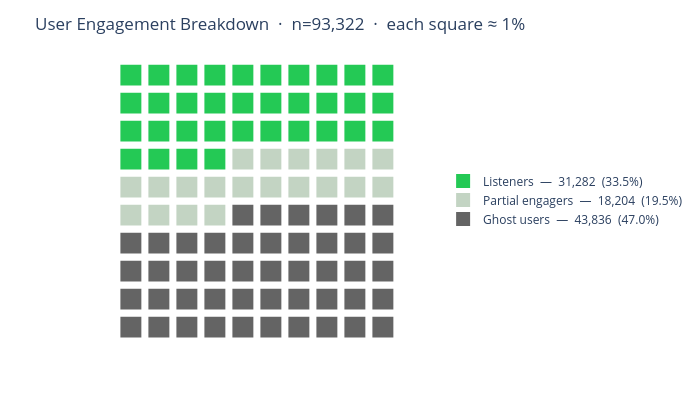

Notebook cell for this chart:
### Markdown cell above
## 5.1 Population Overview

### Code cell
# Create the grid
n_list=len(listeners_response); n_some=len(non_listeners_some)
n_ghost=len(non_listeners_empty); total_w=n_list+n_some+n_ghost
pct_l=round(n_list/total_w*100); pct_s=round(n_some/total_w*100)
pct_e=100-pct_l-pct_s
cells_grid=([0]*pct_l+[1]*pct_s+[2]*pct_e)[:100]+[2]*(100-min(100,pct_l+pct_s+pct_e))
grid=np.array(cells_grid[:100]).reshape(10,10)

# set colours
GROUPS=[('Listeners',n_list,'#24C955'),('Partial engagers',n_some,'#C3D4C3'),('Ghost users',n_ghost,'#646464')]
fig=go.Figure()

# Add the squares to the grid
for row in range(10):
    for col in range(10):
        v=grid[row,col]
        fig.add_shape(type='rect',x0=col+0.05,x1=col+0.87,y0=9-row+0.05,y1=9-row+0.87,
            fillcolor=colour_users[v],line_color='white',line_width=2)

# Add the legend
for lbl,n,col in GROUPS:
    fig.add_trace(go.Scatter(x=[None],y=[None],mode='markers',
        marker=dict(size=14,color=col,symbol='square'),
        name=f'{lbl}  —  {n:,}  ({n/total_w*100:.1f}%)'))

# Update the layout
fig.update_layout(title=f'User Engagement Breakdown  ·  n={total_w:,}  ·  each square ≈ 1%',
    xaxis=dict(range=[0,10],showticklabels=False,showgrid=False,zeroline=False),
    yaxis=dict(range=[0,10],showticklabels=False,showgrid=False,zeroline=False),
    height=420,
    width=700,
    legend=dict(orientation='v',x=1.02,y=0.5),
    margin=dict(t=60,r=220),plot_bgcolor='white')
fig.update_yaxes(scaleanchor="x", scaleratio=1)

fig.show()

### Figure 1 — Plotly figure (JSON) as saved in the notebook; plotly's stock layout.template omitted (floating-point values rounded to 4 significant figures)
{"data": [{"marker": {"color": "#24C955", "size": 14, "symbol": "square"}, "mode": "markers", "name": "Listeners  —  31,282  (33.5%)", "type": "scatter", "x": [null], "y": [null]}, {"marker": {"color": "#C3D4C3", "size": 14, "symbol": "square"}, "mode": "markers", "name": "Partial engagers  —  18,204  (19.5%)", "type": "scatter", "x": [null], "y": [null]}, {"marker": {"color": "#646464", "size": 14, "symbol": "square"}, "mode": "markers", "name": "Ghost users  —  43,836  (47.0%)", "type": "scatter", "x": [null], "y": [null]}], "layout": {"height": 420, "legend": {"orientation": "v", "x": 1.02, "y": 0.5}, "margin": {"r": 220, "t": 60}, "plot_bgcolor": "white", "shapes": [{"fillcolor": "#24C955", "line": {"color": "white", "width": 2}, "type": "rect", "x0": 0.05, "x1": 0.87, "y0": 9.05, "y1": 9.87}, {"fillcolor": "#24C955", "line": {"color": "white", "width": 2}, "type": "rect", "x0": 1.05, "x1": 1.87, "y0": 9.05, "y1": 9.87}, {"fillcolor": "#24C955", "line": {"color": "white", "width": 2}, "type": "rect", "x0": 2.05, "x1": 2.87, "y0": 9.05, "y1": 9.87}, {"fillcolor": "#24C955", "line": {"color": "white", "width": 2}, "type": "rect", "x0": 3.05, "x1": 3.87, "y0": 9.05, "y1": 9.87}, {"fillcolor": "#24C955", "line": {"color": "white", "width": 2}, "type": "rect", "x0": 4.05, "x1": 4.87, "y0": 9.05, "y1": 9.87}, {"fillcolor": "#24C955", "line": {"color": "white", "width": 2}, "type": "rect", "x0": 5.05, "x1": 5.87, "y0": 9.05, "y1": 9.87}, {"fillcolor": "#24C955", "line": {"color": "white", "width": 2}, "type": "rect", "x0": 6.05, "x1": 6.87, "y0": 9.05, "y1": 9.87}, {"fillcolor": "#24C955", "line": {"color": "white", "width": 2}, "type": "rect", "x0": 7.05, "x1": 7.87, "y0": 9.05, "y1": 9.87}, {"fillcolor": "#24C955", "line": {"color": "white", "width": 2}, "type": "rect", "x0": 8.05, "x1": 8.87, "y0": 9.05, "y1": 9.87}, {"fillcolor": "#24C955", "line": {"color": "white", "width": 2}, "type": "rect", "x0": 9.05, "x1": 9.87, "y0": 9.05, "y1": 9.87}, {"fillcolor": "#24C955", "line": {"color": "white", "width": 2}, "type": "rect", "x0": 0.05, "x1": 0.87, "y0": 8.05, "y1": 8.87}, {"fillcolor": "#24C955", "line": {"color": "white", "width": 2}, "type": "rect", "x0": 1.05, "x1": 1.87, "y0": 8.05, "y1": 8.87}, {"fillcolor": "#24C955", "line": {"color": "white", "width": 2}, "type": "rect", "x0": 2.05, "x1": 2.87, "y0": 8.05, "y1": 8.87}, {"fillcolor": "#24C955", "line": {"color": "white", "width": 2}, "type": "rect", "x0": 3.05, "x1": 3.87, "y0": 8.05, "y1": 8.87}, {"fillcolor": "#24C955", "line": {"color": "white", "width": 2}, "type": "rect", "x0": 4.05, "x1": 4.87, "y0": 8.05, "y1": 8.87}, {"fillcolor": "#24C955", "line": {"color": "white", "width": 2}, "type": "rect", "x0": 5.05, "x1": 5.87, "y0": 8.05, "y1": 8.87}, {"fillcolor": "#24C955", "line": {"color": "white", "width": 2}, "type": "rect", "x0": 6.05, "x1": 6.87, "y0": 8.05, "y1": 8.87}, {"fillcolor": "#24C955", "line": {"color": "white", "width": 2}, "type": "rect", "x0": 7.05, "x1": 7.87, "y0": 8.05, "y1": 8.87}, {"fillcolor": "#24C955", "line": {"color": "white", "width": 2}, "type": "rect", "x0": 8.05, "x1": 8.87, "y0": 8.05, "y1": 8.87}, {"fillcolor": "#24C955", "line": {"color": "white", "width": 2}, "type": "rect", "x0": 9.05, "x1": 9.87, "y0": 8.05, "y1": 8.87}, {"fillcolor": "#24C955", "line": {"color": "white", "width": 2}, "type": "rect", "x0": 0.05, "x1": 0.87, "y0": 7.05, "y1": 7.87}, {"fillcolor": "#24C955", "line": {"color": "white", "width": 2}, "type": "rect", "x0": 1.05, "x1": 1.87, "y0": 7.05, "y1": 7.87}, {"fillcolor": "#24C955", "line": {"color": "white", "width": 2}, "type": "rect", "x0": 2.05, "x1": 2.87, "y0": 7.05, "y1": 7.87}, {"fillcolor": "#24C955", "line": {"color": "white", "width": 2}, "type": "rect", "x0": 3.05, "x1": 3.87, "y0": 7.05, "y1": 7.87}, {"fillcolor": "#24C955", "line": {"color": "white", "width": 2}, "type": "rect", "x0": 4.05, "x1": 4.87, "y0": 7.05, "y1": 7.87}, {"fillcolor": "#24C955", "line": {"color": "white", "width": 2}, "type": "rect", "x0": 5.05, "x1": 5.87, "y0": 7.05, "y1": 7.87}, {"fillcolor": "#24C955", "line": {"color": "white", "width": 2}, "type": "rect", "x0": 6.05, "x1": 6.87, "y0": 7.05, "y1": 7.87}, {"fillcolor": "#24C955", "line": {"color": "white", "width": 2}, "type": "rect", "x0": 7.05, "x1": 7.87, "y0": 7.05, "y1": 7.87}, {"fillcolor": "#24C955", "line": {"color": "white", "width": 2}, "type": "rect", "x0": 8.05, "x1": 8.87, "y0": 7.05, "y1": 7.87}, {"fillcolor": "#24C955", "line": {"color": "white", "width": 2}, "type": "rect", "x0": 9.05, "x1": 9.87, "y0": 7.05, "y1": 7.87}, {"fillcolor": "#24C955", "line": {"color": "white", "width": 2}, "type": "rect", "x0": 0.05, "x1": 0.87, "y0": 6.05, "y1": 6.87}, {"fillcolor": "#24C955", "line": {"color": "white", "width": 2}, "type": "rect", "x0": 1.05, "x1": 1.87, "y0": 6.05, "y1": 6.87}, {"fillcolor": "#24C955", "line": {"color": "white", "width": 2}, "type": "rect", "x0": 2.05, "x1": 2.87, "y0": 6.05, "y1": 6.87}, {"fillcolor": "#24C955", "line": {"color": "white", "width": 2}, "type": "rect", "x0": 3.05, "x1": 3.87, "y0": 6.05, "y1": 6.87}, {"fillcolor": "#C3D4C3", "line": {"color": "white", "width": 2}, "type": "rect", "x0": 4.05, "x1": 4.87, "y0": 6.05, "y1": 6.87}, {"fillcolor": "#C3D4C3", "line": {"color": "white", "width": 2}, "type": "rect", "x0": 5.05, "x1": 5.87, "y0": 6.05, "y1": 6.87}, {"fillcolor": "#C3D4C3", "line": {"color": "white", "width": 2}, "type": "rect", "x0": 6.05, "x1": 6.87, "y0": 6.05, "y1": 6.87}, {"fillcolor": "#C3D4C3", "line": {"color": "white", "width": 2}, "type": "rect", "x0": 7.05, "x1": 7.87, "y0": 6.05, "y1": 6.87}, {"fillcolor": "#C3D4C3", "line": {"color": "white", "width": 2}, "type": "rect", "x0": 8.05, "x1": 8.87, "y0": 6.05, "y1": 6.87}, {"fillcolor": "#C3D4C3", "line": {"color": "white", "width": 2}, "type": "rect", "x0": 9.05, "x1": 9.87, "y0": 6.05, "y1": 6.87}, {"fillcolor": "#C3D4C3", "line": {"color": "white", "width": 2}, "type": "rect", "x0": 0.05, "x1": 0.87, "y0": 5.05, "y1": 5.87}, {"fillcolor": "#C3D4C3", "line": {"color": "white", "width": 2}, "type": "rect", "x0": 1.05, "x1": 1.87, "y0": 5.05, "y1": 5.87}, {"fillcolor": "#C3D4C3", "line": {"color": "white", "width": 2}, "type": "rect", "x0": 2.05, "x1": 2.87, "y0": 5.05, "y1": 5.87}, {"fillcolor": "#C3D4C3", "line": {"color": "white", "width": 2}, "type": "rect", "x0": 3.05, "x1": 3.87, "y0": 5.05, "y1": 5.87}, {"fillcolor": "#C3D4C3", "line": {"color": "white", "width": 2}, "type": "rect", "x0": 4.05, "x1": 4.87, "y0": 5.05, "y1": 5.87}, {"fillcolor": "#C3D4C3", "line": {"color": "white", "width": 2}, "type": "rect", "x0": 5.05, "x1": 5.87, "y0": 5.05, "y1": 5.87}, {"fillcolor": "#C3D4C3", "line": {"color": "white", "width": 2}, "type": "rect", "x0": 6.05, "x1": 6.87, "y0": 5.05, "y1": 5.87}, {"fillcolor": "#C3D4C3", "line": {"color": "white", "width": 2}, "type": "rect", "x0": 7.05, "x1": 7.87, "y0": 5.05, "y1": 5.87}, {"fillcolor": "#C3D4C3", "line": {"color": "white", "width": 2}, "type": "rect", "x0": 8.05, "x1": 8.87, "y0": 5.05, "y1": 5.87}, {"fillcolor": "#C3D4C3", "line": {"color": "white", "width": 2}, "type": "rect", "x0": 9.05, "x1": 9.87, "y0": 5.05, "y1": 5.87}, {"fillcolor": "#C3D4C3", "line": {"color": "white", "width": 2}, "type": "rect", "x0": 0.05, "x1": 0.87, "y0": 4.05, "y1": 4.87}, {"fillcolor": "#C3D4C3", "line": {"color": "white", "width": 2}, "type": "rect", "x0": 1.05, "x1": 1.87, "y0": 4.05, "y1": 4.87}, {"fillcolor": "#C3D4C3", "line": {"color": "white", "width": 2}, "type": "rect", "x0": 2.05, "x1": 2.87, "y0": 4.05, "y1": 4.87}, {"fillcolor": "#C3D4C3", "line": {"color": "white", "width": 2}, "type": "rect", "x0": 3.05, "x1": 3.87, "y0": 4.05, "y1": 4.87}, {"fillcolor": "#646464", "line": {"color": "white", "width": 2}, "type": "rect", "x0": 4.05, "x1": 4.87, "y0": 4.05, "y1": 4.87}, {"fillcolor": "#646464", "line": {"color": "white", "width": 2}, "type": "rect", "x0": 5.05, "x1": 5.87, "y0": 4.05, "y1": 4.87}, {"fillcolor": "#646464", "line": {"color": "white", "width": 2}, "type": "rect", "x0": 6.05, "x1": 6.87, "y0": 4.05, "y1": 4.87}, {"fillcolor": "#646464", "line": {"color": "white", "width": 2}, "type": "rect", "x0": 7.05, "x1": 7.87, "y0": 4.05, "y1": 4.87}, {"fillcolor": "#646464", "line": {"color": "white", "width": 2}, "type": "rect", "x0": 8.05, "x1": 8.87, "y0": 4.05, "y1": 4.87}, {"fillcolor": "#646464", "line": {"color": "white", "width": 2}, "type": "rect", "x0": 9.05, "x1": 9.87, "y0": 4.05, "y1": 4.87}, {"fillcolor": "#646464", "line": {"color": "white", "width": 2}, "type": "rect", "x0": 0.05, "x1": 0.87, "y0": 3.05, "y1": 3.87}, {"fillcolor": "#646464", "line": {"color": "white", "width": 2}, "type": "rect", "x0": 1.05, "x1": 1.87, "y0": 3.05, "y1": 3.87}, {"fillcolor": "#646464", "line": {"color": "white", "width": 2}, "type": "rect", "x0": 2.05, "x1": 2.87, "y0": 3.05, "y1": 3.87}, {"fillcolor": "#646464", "line": {"color": "white", "width": 2}, "type": "rect", "x0": 3.05, "x1": 3.87, "y0": 3.05, "y1": 3.87}, {"fillcolor": "#646464", "line": {"color": "white", "width": 2}, "type": "rect", "x0": 4.05, "x1": 4.87, "y0": 3.05, "y1": 3.87}, {"fillcolor": "#646464", "line": {"color": "white", "width": 2}, "type": "rect", "x0": 5.05, "x1": 5.87, "y0": 3.05, "y1": 3.87}, {"fillcolor": "#646464", "line": {"color": "white", "width": 2}, "type": "rect", "x0": 6.05, "x1": 6.87, "y0": 3.05, "y1": 3.87}, {"fillcolor": "#646464", "line": {"color": "white", "width": 2}, "type": "rect", "x0": 7.05, "x1": 7.87, "y0": 3.05, "y1": 3.87}, {"fillcolor": "#646464", "line": {"color": "white", "width": 2}, "type": "rect", "x0": 8.05, "x1": 8.87, "y0": 3.05, "y1": 3.87}, {"fillcolor": "#646464", "line": {"color": "white", "width": 2}, "type": "rect", "x0": 9.05, "x1": 9.87, "y0": 3.05, "y1": 3.87}, {"fillcolor": "#646464", "line": {"color": "white", "width": 2}, "type": "rect", "x0": 0.05, "x1": 0.87, "y0": 2.05, "y1": 2.87}, {"fillcolor": "#646464", "line": {"color": "white", "width": 2}, "type": "rect", "x0": 1.05, "x1": 1.87, "y0": 2.05, "y1": 2.87}, {"fillcolor": "#646464", "line": {"color": "white", "width": 2}, "type": "rect", "x0": 2.05, "x1": 2.87, "y0": 2.05, "y1": 2.87}, {"fillcolor": "#646464", "line": {"color": "white", "width": 2}, "type": "rect", "x0": 3.05, "x1": 3.87, "y0": 2.05, "y1": 2.87}, {"fillcolor": "#646464", "line": {"color": "white", "width": 2}, "type": "rect", "x0": 4.05, "x1": 4.87, "y0": 2.05, "y1": 2.87}, {"fillcolor": "#646464", "line": {"color": "white", "width": 2}, "type": "rect", "x0": 5.05, "x1": 5.87, "y0": 2.05, "y1": 2.87}, {"fillcolor": "#646464", "line": {"color": "white", "width": 2}, "type": "rect", "x0": 6.05, "x1": 6.87, "y0": 2.05, "y1": 2.87}, {"fillcolor": "#646464", "line": {"color": "white", "width": 2}, "type": "rect", "x0": 7.05, "x1": 7.87, "y0": 2.05, "y1": 2.87}, {"fillcolor": "#646464", "line": {"color": "white", "width": 2}, "type": "rect", "x0": 8.05, "x1": 8.87, "y0": 2.05, "y1": 2.87}, {"fillcolor": "#646464", "line": {"color": "white", "width": 2}, "type": "rect", "x0": 9.05, "x1": 9.87, "y0": 2.05, "y1": 2.87}, {"fillcolor": "#646464", "line": {"color": "white", "width": 2}, "type": "rect", "x0": 0.05, "x1": 0.87, "y0": 1.05, "y1": 1.87}, {"fillcolor": "#646464", "line": {"color": "white", "width": 2}, "type": "rect", "x0": 1.05, "x1": 1.87, "y0": 1.05, "y1": 1.87}, {"fillcolor": "#646464", "line": {"color": "white", "width": 2}, "type": "rect", "x0": 2.05, "x1": 2.87, "y0": 1.05, "y1": 1.87}, {"fillcolor": "#646464", "line": {"color": "white", "width": 2}, "type": "rect", "x0": 3.05, "x1": 3.87, "y0": 1.05, "y1": 1.87}, {"fillcolor": "#646464", "line": {"color": "white", "width": 2}, "type": "rect", "x0": 4.05, "x1": 4.87, "y0": 1.05, "y1": 1.87}, {"fillcolor": "#646464", "line": {"color": "white", "width": 2}, "type": "rect", "x0": 5.05, "x1": 5.87, "y0": 1.05, "y1": 1.87}, {"fillcolor": "#646464", "line": {"color": "white", "width": 2}, "type": "rect", "x0": 6.05, "x1": 6.87, "y0": 1.05, "y1": 1.87}, {"fillcolor": "#646464", "line": {"color": "white", "width": 2}, "type": "rect", "x0": 7.05, "x1": 7.87, "y0": 1.05, "y1": 1.87}, {"fillcolor": "#646464", "line": {"color": "white", "width": 2}, "type": "rect", "x0": 8.05, "x1": 8.87, "y0": 1.05, "y1": 1.87}, {"fillcolor": "#646464", "line": {"color": "white", "width": 2}, "type": "rect", "x0": 9.05, "x1": 9.87, "y0": 1.05, "y1": 1.87}, {"fillcolor": "#646464", "line": {"color": "white", "width": 2}, "type": "rect", "x0": 0.05, "x1": 0.87, "y0": 0.05, "y1": 0.87}, {"fillcolor": "#646464", "line": {"color": "white", "width": 2}, "type": "rect", "x0": 1.05, "x1": 1.87, "y0": 0.05, "y1": 0.87}, {"fillcolor": "#646464", "line": {"color": "white", "width": 2}, "type": "rect", "x0": 2.05, "x1": 2.87, "y0": 0.05, "y1": 0.87}, {"fillcolor": "#646464", "line": {"color": "white", "width": 2}, "type": "rect", "x0": 3.05, "x1": 3.87, "y0": 0.05, "y1": 0.87}, {"fillcolor": "#646464", "line": {"color": "white", "width": 2}, "type": "rect", "x0": 4.05, "x1": 4.87, "y0": 0.05, "y1": 0.87}, {"fillcolor": "#646464", "line": {"color": "white", "width": 2}, "type": "rect", "x0": 5.05, "x1": 5.87, "y0": 0.05, "y1": 0.87}, {"fillcolor": "#646464", "line": {"color": "white", "width": 2}, "type": "rect", "x0": 6.05, "x1": 6.87, "y0": 0.05, "y1": 0.87}, {"fillcolor": "#646464", "line": {"color": "white", "width": 2}, "type": "rect", "x0": 7.05, "x1": 7.87, "y0": 0.05, "y1": 0.87}, {"fillcolor": "#646464", "line": {"color": "white", "width": 2}, "type": "rect", "x0": 8.05, "x1": 8.87, "y0": 0.05, "y1": 0.87}, {"fillcolor": "#646464", "line": {"color": "white", "width": 2}, "type": "rect", "x0": 9.05, "x1": 9.87, "y0": 0.05, "y1": 0.87}], "title": {"text": "User Engagement Breakdown  ·  n=93,322  ·  each square ≈ 1%"}, "width": 700, "xaxis": {"range": [0, 10], "showgrid": false, "showticklabels": false, "zeroline": false}, "yaxis": {"range": [0, 10], "scaleanchor": "x", "scaleratio": 1, "showgrid": false, "showticklabels": false, "zeroline": false}}}
